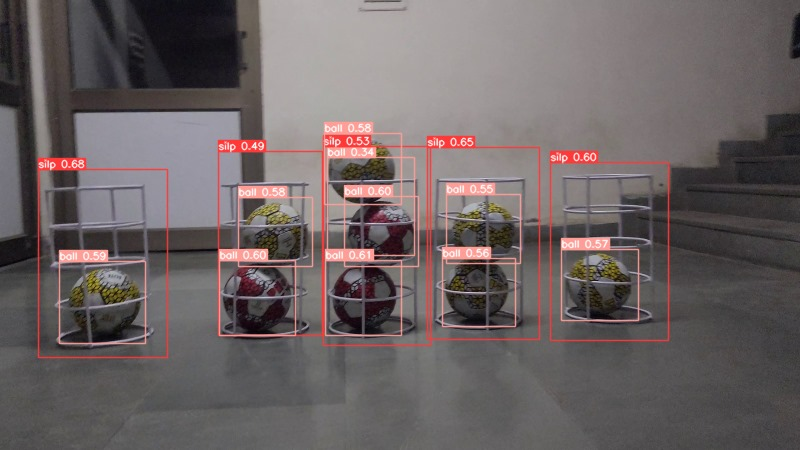
#> input picture CV/silo.jpg, 800 x 450 px
$ python bounding_box_temp.py
#> lines starting #> are read from the running program, lines starting #| are printed output that depends on the picture; after the words box and inside, x2 and y2 are one past the last pixel; in counts of white or black regions, pixels touching at a corner belong together
import cv2 as cv

def draw_min_max_bounding_box(img, objects, color):
    for (x_min, y_min, x_max, y_max) in objects:
        cv.rectangle(img, (x_min, y_min), (x_max, y_max), color, 2)

def mark_centers_of_balls(img, balls, color):
    centers_of_balls = []
    for (x_min, y_min, x_max, y_max) in balls:
        center_x = int((x_min + x_max) / 2)
        center_y = int((y_min + y_max) / 2)
        centers_of_balls.append((center_x, center_y))
        cv.circle(img, (center_x, center_y), 3, color, -1)
    return centers_of_balls

def is_center_in_silo(center, silo):
    cx, cy = center
    x_min, y_min, x_max, y_max = silo
    return x_min <= cx <= x_max and y_min <= cy <= y_max


img = cv.imread("silo.jpg")
#> img is the input picture: shape (450, 800, 3); mean B, G, R 99.5, 99, 108

balls = [(60,260,145,342),(219,260,295,335),(239,196,313,266),(324,260,401,335),(345,196,419,264),(323,132,402,204),(442,257,516,326),(447,193,521,264),(561,249,639,320)]
silos = [(39,169,167,357),(219,152,323,336),(323,145,431,346),(427,146,540,338),(550,162,669,341)]

red_ball = [(219,260,295,335),(324,260,401,335),(345,196,419,264)]
blue_ball = [(60,260,145,342),(239,196,313,266),(323,132,402,204),(442,257,516,326),(447,193,521,264),(561,249,639,320)]

draw_min_max_bounding_box(img, balls, (0, 0, 255))  # Red bounding box for balls
#> after the loop in draw_min_max_bounding_box, `for (x_min, y_min, x_max, y_max) in objects:`:
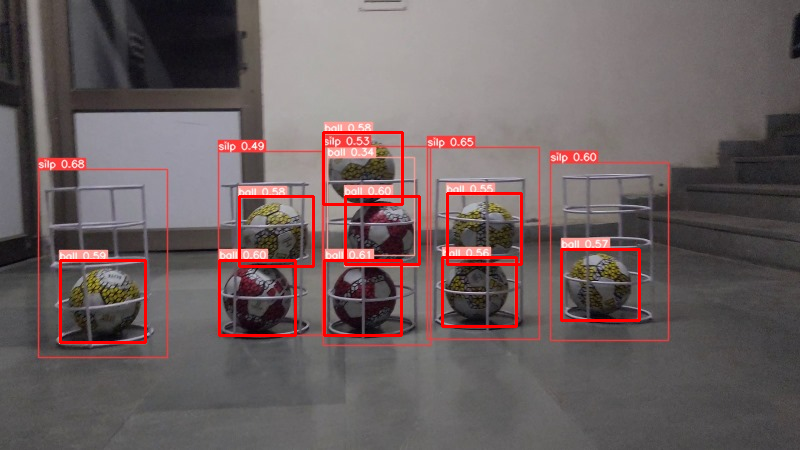
#> img: shape (450, 800, 3); 2.21% of pixels changed, all inside (x1, y1, x2, y2) = (59, 131, 641, 344)
draw_min_max_bounding_box(img, silos, (0, 255, 0))  # Green bounding box for silos
#> call 2 of draw_min_max_bounding_box, with color = (0, 255, 0)
#> after the loop in draw_min_max_bounding_box (call 2), `for (x_min, y_min, x_max, y_max) in objects:`:
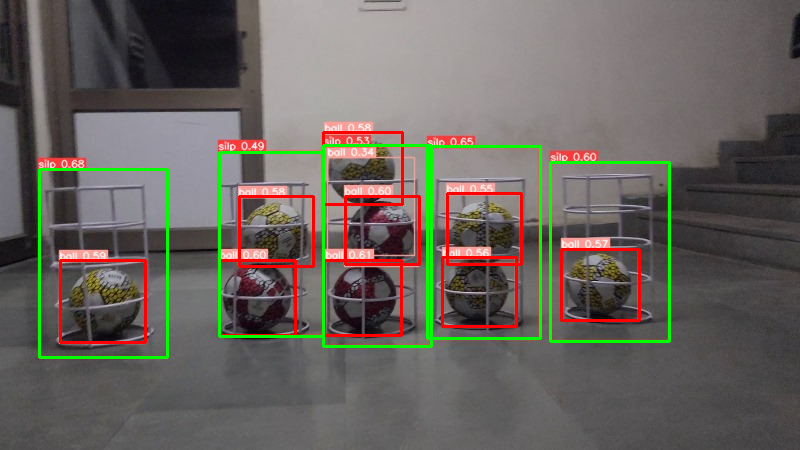
#> img: shape (450, 800, 3); 2.36% of pixels changed, all inside (x1, y1, x2, y2) = (38, 144, 671, 359)

centers_of_balls = mark_centers_of_balls(img, balls, (255, 0, 0))  # Mark centers of balls
#> after the loop in mark_centers_of_balls, `for (x_min, y_min, x_max, y_max) in balls:`:
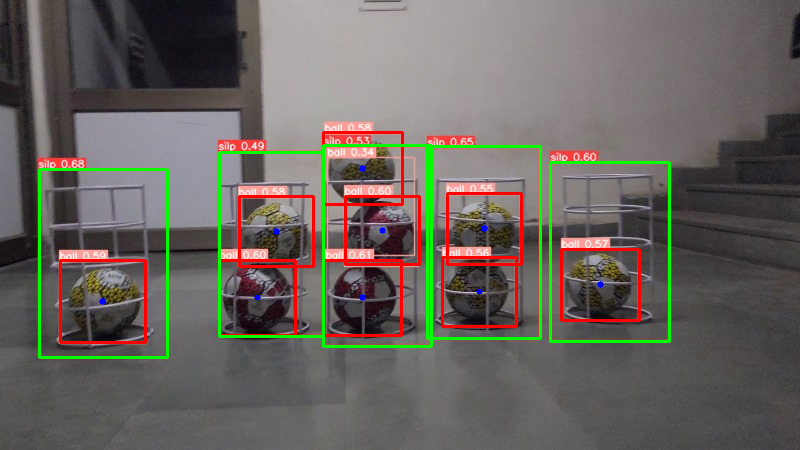
#> img: shape (450, 800, 3); 0.07% of pixels changed, all inside (x1, y1, x2, y2) = (99, 165, 604, 305)
#> after the loop in mark_centers_of_balls, `for (x_min, y_min, x_max, y_max) in balls:`: centers_of_balls = [(102, 301), (257, 297), (276, 231), (362, 297), (382, 230), (362, 168), (479, 291), (484, 228), (600, 284)]

sorted_silos = sorted(silos, key=lambda x: x[0])
balls_in_silo = [[] for _ in sorted_silos]

for center, ball in zip(centers_of_balls, balls):
    ball_color = "RED" if ball in red_ball else "BLUE"
    for i, silo in enumerate(sorted_silos):
        if is_center_in_silo(center, silo):
            balls_in_silo[i].append(ball_color)  # Use "RED" or "BLUE" as a placeholder
            break
#> this loop made 9 passes
#> (ball, ball_color) on passes 1 to 9: ((60, 260, 145, 342), 'BLUE'), ((219, 260, 295, 335), 'RED'), ((239, 196, 313, 266), 'BLUE'), ((324, 260, 401, 335), 'RED'), ((345, 196, 419, 264), 'RED'), ((323, 132, 402, 204), 'BLUE'), ((442, 257, 516, 326), 'BLUE'), ((447, 193, 521, 264), 'BLUE'), ((561, 249, 639, 320), 'BLUE')

# Sort balls within each silo by their y-coordinate (bottom to top) and ensure 3 elements per silo
for i in range(len(balls_in_silo)):
    balls_in_silo[i] = sorted(balls_in_silo[i], key=lambda x: -centers_of_balls[balls.index(x)][1] if x in balls else 0)
    # Fill missing spots with empty strings to ensure 3 elements
    balls_in_silo[i] += [""] * (3 - len(balls_in_silo[i]))
#> this loop made 5 passes
#> after the loop, balls_in_silo = [['BLUE', '', ''], ['RED', 'BLUE', ''], ['RED', 'RED', 'BLUE'], ['BLUE', 'BLUE', ''], ['BLUE', '', '']]

print(balls_in_silo)
#| [['BLUE', '', ''], ['RED', 'BLUE', ''], ['RED', 'RED', 'BLUE'], ['BLUE', 'BLUE', ''], ['BLUE', '', '']]

cv.imshow("Image with Bounding Boxes and Centers", img)
cv.waitKey(0)
cv.destroyAllWindows()
